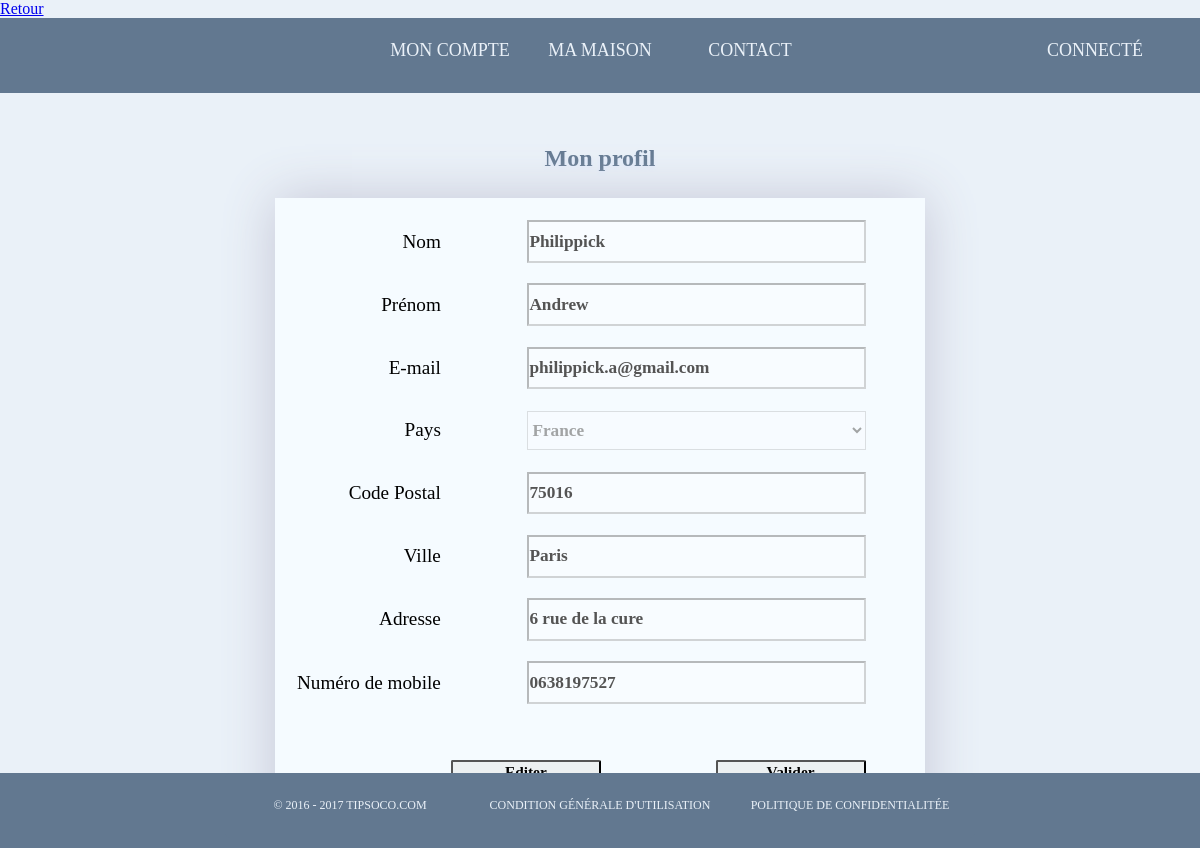
Screenshot of /Vue_admin/modification.php (signed in) with the database file from the repository.
### tables this page shows
CREATE TABLE `client` (
  `id` int(11) NOT NULL,
  `lastname` text NOT NULL,
  `firstname` text NOT NULL,
  `mail` varchar(255) NOT NULL,
  `password` text NOT NULL,
  `type` int(11) NOT NULL,
  `country` varchar(255) NOT NULL,
  `city` varchar(255) NOT NULL,
  `postcode` varchar(255) NOT NULL,
  `mobilenumber` varchar(255) NOT NULL,
  `adresse` varchar(255) NOT NULL
);

### Controleur/controleur_profil.php (called while the page is built, shortened)
<?php
if(isset($_SESSION['id']))
{
	$idc = $_SESSION['id'];
	$reqclient = $bdd->prepare('SELECT * FROM client WHERE id=?');
	$reqclient->execute(array($idc));
	$clientfetch = $reqclient->fetch();
	$lastname = $clientfetch['lastname'];
	$firstname = $clientfetch['firstname'];
	$mail = $clientfetch['mail'];
	$nummobile = $clientfetch['mobilenumber'];
	$country = $clientfetch['country'];
	$city = $clientfetch['city'];
	$postcode = $clientfetch['postcode'];
	$adresse = $clientfetch['adresse'];
}
else
{
	header("Location: ../Vue/login.php");
}
?>

### Vue/profil.php (the view, shortened to what this page needs)
<?php
require ("../Modele/connexion.php");
include("../Controleur/controleur_profil.php");
?>
<html>
<head>
	<link rel="stylesheet" type="text/css" href="../Styles/profil.css">
	<link rel="stylesheet" type="text/css" href="../Styles/header_footer_for_connected_style.css">
</head>
	<body>
	    <div class="form" align="center">
	    	<br>
	    	<br>
			<h2 class="main-text">Mon profil</h2>
			<br>
			<div class="formulaire">
			<form method="POST" action="">
				<table>
					<tr>
						<td><br><label for="last-name">Nom</label></td>
						<?php
						if(isset($_POST["confirm-edit"]))
						{
							if($lastname != "")
							{
							echo '<td><br><input class="input-box" style="text-decoration:none; font-weight: bold;" type="text" name="lastname" placeholder="" required value='.$lastname.'></td>';
							}
						}
						else
						{
							if($lastname != "")
							{
							echo '<td><br><input class="input-box" style="text-decoration:none; font-weight: bold;" type="text" name="lastname" placeholder="" disabled value='.$lastname.'></td>';
							}
						}
						?>
					<tr>
						<td><br><label for="first-name">Prénom</label></td>
						<?php
						if(isset($_POST["confirm-edit"]))
						{
							if($firstname != "")
							{
							echo '<td><br><input class="input-box" style="text-decoration:none; font-weight: bold;" type="text" name="firstname" placeholder="" required value='.$firstname.'></td>';
							}
						}
						else
						{
							if($firstname != "")
							{
							echo '<td><br><input class="input-box" style="text-decoration:none; font-weight: bold;" type="text" name="firstname" placeholder="" disabled value='.$firstname.'></td>';
							}
						}
						?>
					<tr>
						<td><br><label for="mail">E-mail</label></td>
						<?php
						if(isset($_POST["confirm-edit"]))
						{
							if($mail != "")
							{
							echo '<td><br><input class="input-box" style="text-decoration:none; font-weight: bold;" type="email" name="mail" placeholder="" required value='.$mail.'></td>';
							}
						}
						else
						{
							if($mail != "")
							{
							echo '<td><br><input class="input-box" style="text-decoration:none; font-weight: bold;" type="email" name="mail" placeholder="" disabled value='.$mail.'></td>';
							}
						}
						?>
					</tr>
					<tr>
						<td><br><label for="country">Pays</label></td>
						<td><br>
						<?php
						if(isset($_POST["confirm-edit"]))
						{
							echo '<select style="text-decoration:none; font-weight: bold;" class="select" name="country" >';
							if($country != "")
							{
								echo '<option selected="selected">'.$country.'</option>';
							}
							else
							{
								echo '<option selected="selected" value="blank"></option>';
							}
						}
						else
						{
							echo '<select style="text-decoration:none; font-weight: bold;" class="select" name="country" disabled >';
							if($country != "")
							{
								echo '<option selected="selected">'.$country.'</option>';
							}
							else
							{
								echo '<option selected="selected" value="blank"></option>';
							}
						}
							?>
								<option value="ZW">Zimbabwe</option></select>
						</td>
					</tr>
					<tr>
						<td><br><label for="post-code">Code Postal</label></td>
						<?php
						if(isset($_POST["confirm-edit"]))
						{
							if($postcode != "")
							{
							echo '<td><br><input class="input-box" style="text-decoration:none; font-weight: bold;" type="text" name="postcode" placeholder="" value='.$postcode.'></td>';
							}
							else
							{
							echo '<td><br><input class="input-box" style="text-decoration:none; font-weight: bold;" type="text" name="postcode" placeholder="" ></td>';
							}
						}
						else
						{
							if($postcode != "")
							{
							echo '<td><br><input class="input-box" style="text-decoration:none; font-weight: bold;" type="text" name="postcode" placeholder="" disabled value='.$postcode.'></td>';
							}
							else
							{
								echo '<td><br><input class="input-box" style="text-decoration:none; font-weight: bold;" type="text" name="postcode" placeholder="" disabled value='.$postcode.'></td>';
							}
						}
						?>
					<tr>
						<td><br><label for="city">Ville</label></td>
						<?php
						if(isset($_POST["confirm-edit"]))
						{
							if($city != "")
							{
							echo '<td><br><input class="input-box" style="text-decoration:none; font-weight: bold;" type="text" name="city" placeholder="" value='.$city.'></td>';
							}
							else
							{
							echo '<td><br><input class="input-box" style="text-decoration:none; font-weight: bold;" type="text" name="city" placeholder="" ></td>';
							}
						}
						else
						{
							if($city != "")
							{
							echo '<td><br><input class="input-box" style="text-decoration:none; font-weight: bold;" type="text" name="city" placeholder="" disabled value='.$city.'></td>';
							}
							else
							{
								echo '<td><br><input class="input-box" style="text-decoration:none; font-weight: bold;" type="text" name="city" placeholder="" disabled value='.$city.'></td>';
							}
						}
						?>
					<tr>
						<td><br><label for="adresse">Adresse</label></td>
						<?php
						if(isset($_POST["confirm-edit"]))
						{
							if($adresse != "")
							{
							echo '<td><br><input class="input-box" style="text-decoration:none; font-weight: bold;" type="text" name="adresse" placeholder="" value="'.$adresse.'""></td>';
							}
							else
							{
							echo '<td><br><input class="input-box" style="text-decoration:none; font-weight: bold;" type="text" name="adresse" placeholder=""></td>';
							}
						}
						else
						{
							if($adresse != "")
							{
							echo '<td><br><input class="input-box" style="text-decoration:none; font-weight: bold;" type="text" name="adresse" placeholder="" disabled value="'.$adresse.'""></td>';
							}
							else
							{
								echo '<td><br><input class="input-box" style="text-decoration:none; font-weight: bold;" type="text" name="adresse" placeholder="" disabled value="'.$adresse.'""></td>';
							}
						}
						?>
					<tr>
						<td><br><label for="mobile-number">Numéro de mobile</label></td>
						<?php
						if(isset($_POST["confirm-edit"]))
						{
							if($nummobile != 0)
							{
							echo '<td><br><input class="input-box" style="text-decoration:none; font-weight: bold;" type="text" name="nummobile" placeholder="" value='.$nummobile.'></td>';
							}
							else
							{
							echo '<td><br><input class="input-box" style="text-decoration:none; font-weight: bold;" type="text" name="nummobile" placeholder=""></td>';
							}
						}
						else
						{
							if($nummobile != 0)
							{
								echo '<td><br><input class="input-box" style="text-decoration:none; font-weight: bold;" type="text" name="nummobile" placeholder="" disabled value='.$nummobile.'></td>';
							}
							else
							{
								echo '<td><br><input class="input-box" style="text-decoration:none; font-weight: bold;" type="text" name="nummobile" placeholder="" disabled></td>';
							}
						}
						?>
					<tr>
						<td><br><br><input class="edit" type="submit" name="confirm-edit" value="Editer"></td>
						<td><br><br><input class="button" type="submit" name="confirm-button" value="Valider"></td>
					</tr>
				</table>
			</form>
			</div>
			<br>
	</body>
</html>

### Styles/profil.css (style rules this page uses)
* { margin: 0%; padding: 0%; font-family: "Calibri"; }
body { background-color: #EAF1F8; width: 100%; height:90%; }
h2 { position: relative; top: 2vh; font-size: 200%; color:#627890; text-shadow: rgb(224, 234, 255) 0px 2px 5px; font-size: 3vh; }
.formulaire { position: relative; top: 3vh; width: 650px; height: 650px; -webkit-box-shadow: 0 0 50px #C5C6D6; box-shadow: 0 0 50px #C5C6D6; background-color: #f5fbff; }
table { top: 20%; left: -5%; position: relative; height: 600px; width: 600px; font-size: 120%; text-align: right; }
input.input-box { height: 70%; width: 80%; margin-left: 10%; font-size: 90%; text-decoration: underline; background-color: #f8fcff; }
select { cursor: pointer; height: 65%; width: 80%; font-size: 90%; background-color: #f8fcff; }
header { height: 10%; width: 100%; background-color: #627890; }
footer { background-color: #627890; width: 100%; height:10%; margin-top: 84px; }
.form { position: relative; top: 0px; }
.select { background-color: #f8fcff; }

### Styles/header_footer_for_connected_style.css (style rules this page uses)
header { height: 75px; width: 100%; background-color: #627890; }
* { font-family: calibri; }
body { margin: 0%; background-color: #EAF1F8; }
footer { z-index: 15; position: fixed; background-color: #627890; height: 75px; bottom: 0px; width: 100%; }
nav { position: relative; text-align: center; z-index: 5; }
nav > ul { list-style: none; padding: 0; margin: 0; display: inline-block; background: #627890; border-radius: 2px; }
nav > ul > li { float: left; width: 150px; height: 65px; line-height: 65px; position: relative; text-transform: uppercase; font-size: 18px; color: #EAF1F8; cursor: pointer; }
a.header { color: rgba(255, 255, 255, 0.7); text-decoration: none; }
a.header { color: #EAF1F8; text-decoration: none; }
nav a { color: #EAF1F8; text-decoration: none; }
nav { z-index: 5; }
.menu_der { z-index: 10; position: absolute; left: 85%; }
.menu_der > ul > li { width: 150px; height: 65px; }
nav.footer { position: relative; text-align: center; z-index: 5; }
nav.footer > ul { list-style: none; padding: 0; margin: 0; display: inline-block; background: #627890; border-radius: 5px; }
nav.footer > ul > li { float: left; width: 250px; height: 65px; line-height: 65px; position: relative; text-transform: uppercase; font-size: 12px; color: #EAF1F8; cursor: pointer; }

### rows the page displays
client: lastname "Philippick", firstname "Andrew", mail "philippick.a@gmail.com", country "France", postcode "75016", city "Paris", adresse "6 rue de la cure", nummobile "0638197527"
